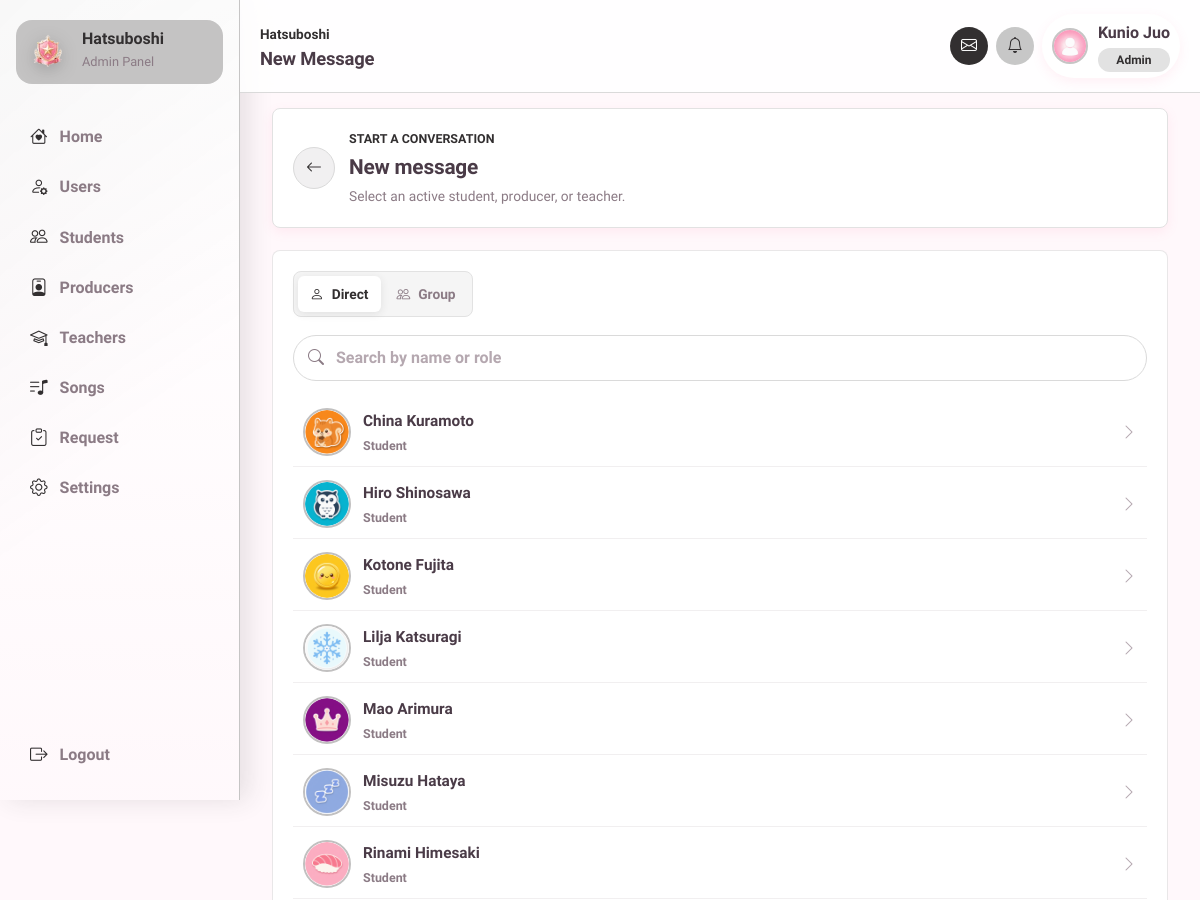
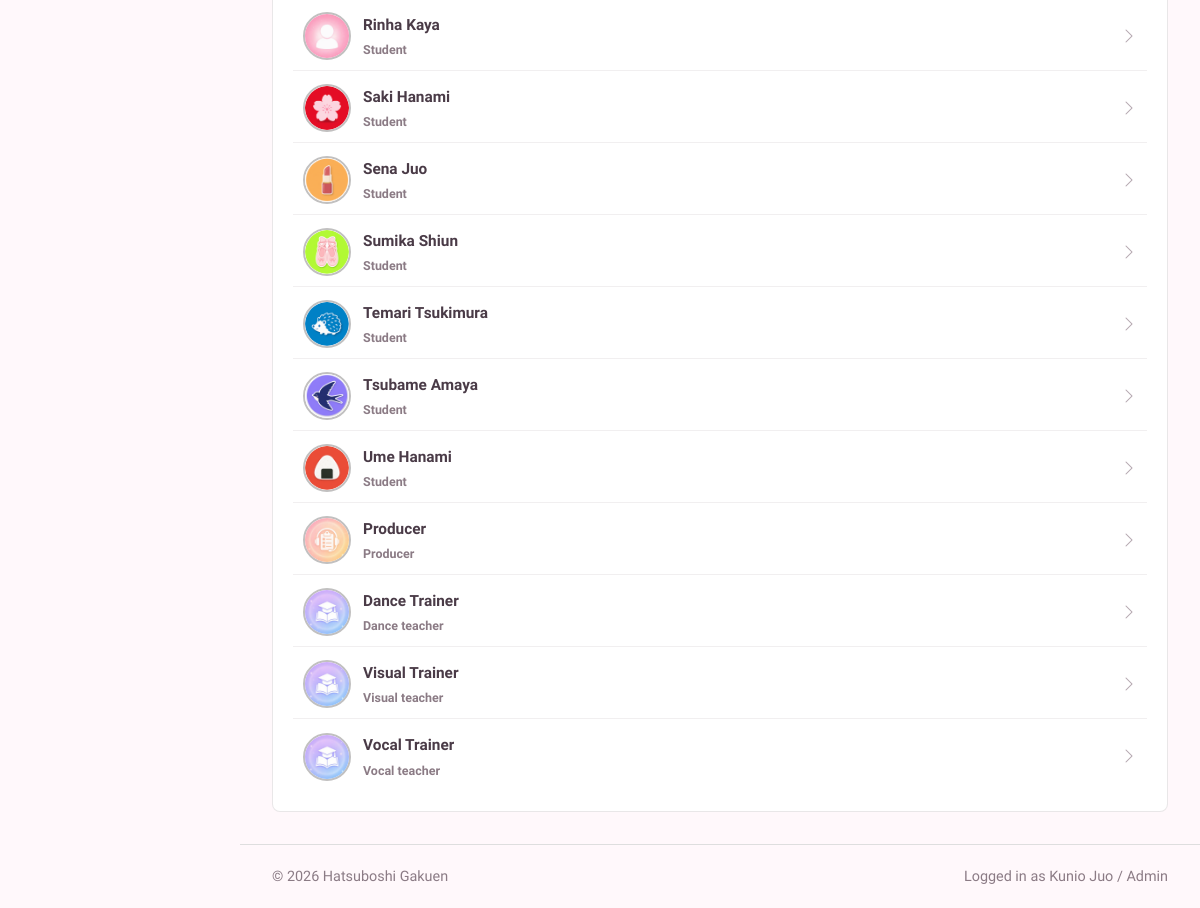
Screenshot of /messages/compose.php (signed in) with the database file from the repository (2 pictures, top to bottom).
### tables this page shows
CREATE TABLE `users` (
  `id` int(11) NOT NULL AUTO_INCREMENT,
  `username` varchar(50) NOT NULL,
  `password` varchar(255) NOT NULL,
  `role` enum('admin','producer','teacher','student') NOT NULL,
  `avatar` varchar(255) DEFAULT NULL,
  `is_active` tinyint(1) NOT NULL DEFAULT 1,
  `created_at` datetime NOT NULL DEFAULT current_timestamp(),
  `updated_at` datetime NOT NULL DEFAULT current_timestamp() ON UPDATE current_timestamp(),
  `last_login` datetime DEFAULT NULL,
  `theme_primary_color` varchar(20) DEFAULT '#FF6B9D',
  `theme_secondary_color` varchar(20) DEFAULT '#FFB3D1',
  PRIMARY KEY (`id`),
  UNIQUE KEY `uniq_users_username` (`username`),
  KEY `idx_users_role` (`role`),
  KEY `idx_users_is_active` (`is_active`)
);

CREATE TABLE `teachers` (
  `id` int(11) NOT NULL AUTO_INCREMENT,
  `user_id` int(11) NOT NULL,
  `name` varchar(100) NOT NULL,
  `specialty` enum('vocal','dance','visual') NOT NULL,
  PRIMARY KEY (`id`),
  UNIQUE KEY `uniq_teachers_user_id` (`user_id`),
  KEY `idx_teachers_specialty` (`specialty`),
  CONSTRAINT `fk_teachers_user` FOREIGN KEY (`user_id`) REFERENCES `users` (`id`) ON DELETE CASCADE ON UPDATE CASCADE
);

### includes/messages_helpers.php (called while the page is built, shortened)
<?php
function get_message_contacts(PDO $pdo, int $current_user_id): array
{
    $stmt = $pdo->prepare(
        'SELECT
            u.id,
            u.username,
            u.role,
            u.avatar,
            COALESCE(s.name, t.name, u.username) AS display_name,
            t.specialty
         FROM users u
         LEFT JOIN students s ON s.user_id = u.id
         LEFT JOIN teachers t ON t.user_id = u.id
         WHERE u.id <> ?
           AND u.is_active = 1
           AND u.role IN ("student", "producer", "teacher")
         ORDER BY
            FIELD(u.role, "student", "producer", "teacher"),
            display_name'
    );
    $stmt->execute([$current_user_id]);
    return $stmt->fetchAll();
}
function message_avatar_path(?string $avatar, ?string $role): string
{
    $avatar = trim((string) $avatar);
    $role = (string) $role;
    $default_avatar = match ($role) {
        'group' => '/gakumas-sms/assets/images/avatars/default.webp',
        'producer' => '/gakumas-sms/assets/images/avatars/default_producer.webp',
        'teacher' => '/gakumas-sms/assets/images/avatars/default_teacher.webp',
        default => '/gakumas-sms/assets/images/avatars/default.webp',
    };
    $local_avatar_exists = static function (string $web_path): bool {
        $path = (string) parse_url($web_path, PHP_URL_PATH);
        if (!str_starts_with($path, '/gakumas-sms/')) {
            return true;
        }
        $base_dir = realpath(__DIR__ . '/..');
        if (!$base_dir) {
            return false;
        }
        $relative = rawurldecode(substr($path, strlen('/gakumas-sms/')));
        $candidate = $base_dir . DIRECTORY_SEPARATOR . str_replace('/', DIRECTORY_SEPARATOR, $relative);
        $real_candidate = realpath($candidate);
        return $real_candidate !== false
            && str_starts_with($real_candidate, $base_dir . DIRECTORY_SEPARATOR)
            && is_file($real_candidate);
    };
    if ($avatar !== '') {
        if (str_starts_with($avatar, '/')) {
            return $local_avatar_exists($avatar) ? $avatar : $default_avatar;
        }
        $avatar_path = $role === 'student'
            ? '/gakumas-sms/assets/images/avatars/idols/' . rawurlencode($avatar)
            : '/gakumas-sms/assets/images/avatars/' . rawurlencode($avatar);
        return $local_avatar_exists($avatar_path) ? $avatar_path : $default_avatar;
    }
    return $default_avatar;
}

### messages/compose.php (the view, shortened to what this page needs)
<?php
require_once __DIR__ . '/../config/database.php';
require_once __DIR__ . '/../includes/messages_helpers.php';
$user_id = (int) $_SESSION['id'];
$contacts = get_message_contacts($pdo, $user_id);
$group_contacts = get_group_message_contacts($pdo, $user_id, (string) $_SESSION['role']);
require_once __DIR__ . '/../includes/header.php';
require_once __DIR__ . '/../includes/sidebar.php';
?>
<main class="dashboard-main messages-main">
    <section class="message-page-heading">
        <a href="/gakumas-sms/messages/inbox.php" class="message-back-link" aria-label="Back to inbox">
            <i class="bi bi-arrow-left"></i>
        </a>
        <div>
            <p class="dashboard-eyebrow">Start a conversation</p>
            <h2>New message</h2>
            <p>Select an active student, producer, or teacher.</p>
        </div>
    </section>
    <section class="compose-panel">
        <div class="compose-mode-tabs" role="tablist" aria-label="Compose type">
            <a href="/gakumas-sms/messages/compose.php" class="<?= ($_GET['mode'] ?? '') !== 'group' ? 'active' : '' ?>">
                <i class="bi bi-person"></i>
                Direct
            </a>
            <a href="/gakumas-sms/messages/compose.php?mode=group" class="<?= ($_GET['mode'] ?? '') === 'group' ? 'active' : '' ?>">
                <i class="bi bi-people"></i>
                Group
            </a>
        </div>
        <label class="messages-search-field compose-search" for="recipientSearch">
            <i class="bi bi-search" aria-hidden="true"></i>
            <input
                type="search"
                id="recipientSearch"
                placeholder="Search by name or role"
                autocomplete="off"
                data-recipient-search
            >
        </label>
        <?php if (($_GET['mode'] ?? '') === 'group'): ?>
            <?php if (empty($group_contacts)): ?>
                <div class="messages-empty-state">
                    <i class="bi bi-person-x"></i>
                    <h3>No users available</h3>
                    <p>There are no active users you can add to a group.</p>
                </div>
            <?php else: ?>
                <form method="post" class="group-compose-form" enctype="multipart/form-data">
                    <input type="hidden" name="csrf_token" value="<?= htmlspecialchars(csrf_token(), ENT_QUOTES, 'UTF-8') ?>">
                    <input type="hidden" name="compose_type" value="group">
                    <label class="group-name-field" for="groupName">
                        <span>Group name</span>
                        <input type="text" id="groupName" name="group_name" maxlength="100" required>
                    </label>
                    <label class="group-avatar-upload" for="groupAvatar">
                        <span>Group avatar</span>
                        <input type="file" id="groupAvatar" name="group_avatar" accept="image/jpeg,image/png,image/webp">
                        <small>No file selected will use the default group avatar.</small>
                    </label>
                    <div class="recipient-list" aria-label="Available group members">
                        <?php foreach ($group_contacts as $contact): ?>
                            <?php
                            $contact_detail = $contact['role'] === 'teacher' && !empty($contact['specialty'])
                                ? ucfirst((string) $contact['specialty']) . ' teacher'
                                : ucfirst((string) $contact['role']);
                            ?>
                            <label
                                class="recipient-row group-recipient-row"
                                data-recipient-row
                                data-recipient-search="<?= htmlspecialchars(
                                    strtolower($contact['display_name'] . ' ' . $contact_detail),
                                    ENT_QUOTES,
                                    'UTF-8'
                                ) ?>"
                            >
                                <input type="checkbox" name="member_ids[]" value="<?= (int) $contact['id'] ?>">
                                <img
                                    src="<?= htmlspecialchars(
                                        message_avatar_path($contact['avatar'], $contact['role']),
                                        ENT_QUOTES,
                                        'UTF-8'
                                    ) ?>"
                                    alt=""
                                    class="conversation-avatar"
                                >
                                <span class="recipient-select-button">
                                    <span>
                                        <strong><?= htmlspecialchars($contact['display_name'], ENT_QUOTES, 'UTF-8') ?></strong>
                                        <small><?= htmlspecialchars($contact_detail, ENT_QUOTES, 'UTF-8') ?></small>
                                    </span>
                                    <i class="bi bi-check2"></i>
                                </span>
                            </label>
                        <?php endforeach; ?>
                    </div>
                    <button type="submit" class="group-create-button">
                        <i class="bi bi-people-fill"></i>
                        Create group
                    </button>
                </form>
                <div class="messages-no-results" data-recipient-no-results hidden>
                    <i class="bi bi-search"></i>
                    <h3>No users found</h3>
                    <p>Try a different name or role.</p>
                </div>
            <?php endif; ?>
        <?php else: ?>
            <div class="recipient-list" aria-label="Available users">
                <?php foreach ($contacts as $contact): ?>
                    <?php
                    $contact_detail = $contact['role'] === 'teacher' && !empty($contact['specialty'])
                        ? ucfirst((string) $contact['specialty']) . ' teacher'
                        : ucfirst((string) $contact['role']);
                    ?>
                    <form
                        method="post"
                        class="recipient-row"
                        data-recipient-row
                        data-recipient-search="<?= htmlspecialchars(
                            strtolower($contact['display_name'] . ' ' . $contact_detail),
                            ENT_QUOTES,
                            'UTF-8'
                        ) ?>"
                    >
                        <img
                            src="<?= htmlspecialchars(
                                message_avatar_path($contact['avatar'], $contact['role']),
                                ENT_QUOTES,
                                'UTF-8'
                            ) ?>"
                            alt=""
                            class="conversation-avatar"
                        >
                        <button type="submit" class="recipient-select-button">
                            <span>
                                <strong><?= htmlspecialchars($contact['display_name'], ENT_QUOTES, 'UTF-8') ?></strong>
                                <small><?= htmlspecialchars($contact_detail, ENT_QUOTES, 'UTF-8') ?></small>
                            </span>
                            <i class="bi bi-chevron-right"></i>
                        </button>
                    </form>
                <?php endforeach; ?>
            </div>
        <?php endif; ?>
    </section>
</main>
<?php require_once __DIR__ . '/../includes/footer.php'; ?>

### assets/css/theme.css (style rules this page uses)
:root { --primary-pink: #FF6B9D; --primary-pink-light: #FFB3D1; --primary-pink-pale: #FFF0F5; --accent-gold: #FFD700; --vocal-color: #FF6B9D; --dance-color: #6BB6FF; --visual-color: #FFD454; --text-primary: #4A3B47; --text-secondary: #8B7B85; --text-muted: #B5A8B0; --bg-page: #FFF8FB; --bg-card: #FFFFFF; --bg-soft: #FFF0F5; --bg-overlay: rgba(255, 240, 245, 0.85); --success: #7DD87D; --warning: #FFAB54; --error: #FF6B6B; --info: #6BB6FF; --primary: var(--primary-pink); --secondary: var(--primary-pink-light); --shadow-soft: 0 4px 12px rgba(255, 107, 157, 0.10); --shadow-medium: 0 6px 20px rgba(255, 107, 157, 0.15); --shadow-strong: 0 10px 30px rgba(255, 107, 157, 0.20); --radius-sm: 8px; --radius-md: 16px; --radius-lg: 24px; --radius-pill: 9999px; --space-1: 4px; --space-2: 8px; --space-3: 12px; --space-4: 16px; --space-5: 24px; --space-6: 32px; --space-7: 48px; --transition: 0.2s ease; }
body { font-family: 'M PLUS Rounded 1c', 'Quicksand', sans-serif; background: var(--bg-page); color: var(--text-primary); line-height: 1.6; -webkit-font-smoothing: antialiased; -moz-osx-font-smoothing: grayscale; }
h1, h2, h3, h4, h5, h6 { font-family: 'M PLUS Rounded 1c', sans-serif; font-weight: 700; color: var(--text-primary); letter-spacing: -0.01em; }
h2 { font-size: 1.625rem; margin-bottom: var(--space-4); }
a { color: var(--primary); text-decoration: none; transition: color var(--transition); }

### assets/css/pages/dashboard.css (style rules this page uses)
.dashboard-main { margin-left: 240px; padding: 108px 32px 32px; }
.dashboard-eyebrow { margin: 0 0 6px; color: var(--primary); font-size: 0.78rem; font-weight: 800; letter-spacing: 0; text-transform: uppercase; }

### rows the page displays
users: avatar+role (picture), display_name "China Kuramoto", role "Student"
users: avatar+role (picture), display_name "Hiro Shinosawa", role "Student"
users: avatar+role (picture), display_name "Kotone Fujita", role "Student"
users: avatar+role (picture), display_name "Lilja Katsuragi", role "Student"
users: avatar+role (picture), display_name "Mao Arimura", role "Student"
users: avatar+role (picture), display_name "Misuzu Hataya", role "Student"
users: avatar+role (picture), display_name "Rinami Himesaki", role "Student"
users: shows a picture, display_name "Rinha Kaya", role "Student"
users: avatar+role (picture), display_name "Saki Hanami", role "Student"
users: avatar+role (picture), display_name "Sena Juo", role "Student"
users: avatar+role (picture), display_name "Sumika Shiun", role "Student"
users: avatar+role (picture), display_name "Temari Tsukimura", role "Student"
users: avatar+role (picture), display_name "Tsubame Amaya", role "Student"
users: avatar+role (picture), display_name "Ume Hanami", role "Student"
users: avatar+role (placeholder picture), display_name "Producer", role "Producer"
teachers: user.role (placeholder picture), display_name "Dance Trainer", contact_detail "Dance teacher"
teachers: user.role (placeholder picture), display_name "Visual Trainer", contact_detail "Visual teacher"
teachers: user.role (placeholder picture), display_name "Vocal Trainer", contact_detail "Vocal teacher"

### other values shown
$page_title "New Message"
$username "Kunio Juo"
$role_label "Admin"
$panel_label "Admin Panel"
$item['label'] "Home"
$item['label'] "Users"
$item['label'] "Students"
$item['label'] "Producers"
$item['label'] "Teachers"
$item['label'] "Songs"
$item['label'] "Request"
$item['label'] "Settings"
$_SESSION['user_name'] "Kunio Juo"
$_SESSION['role'] "Admin"
